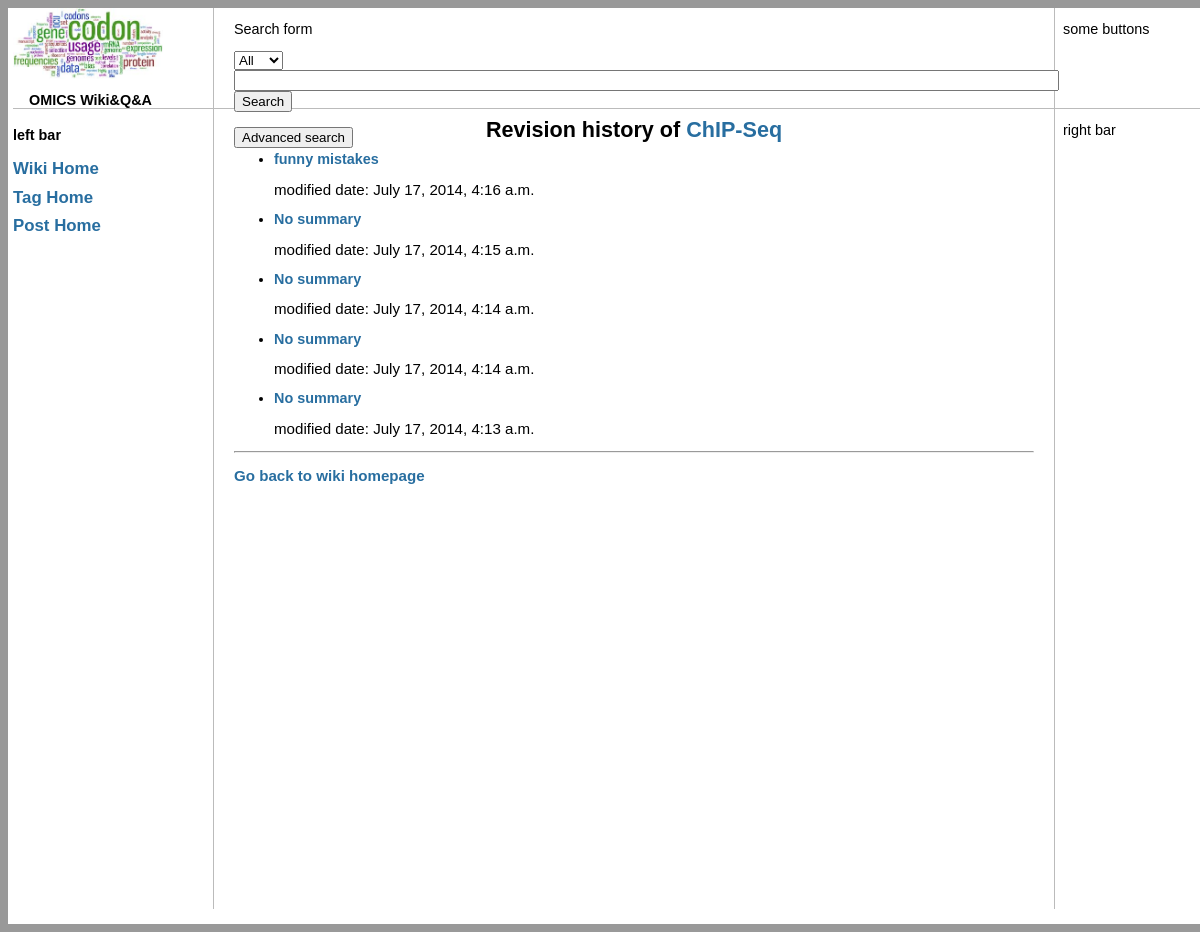
Page /wiki/3/history/ on the earlier database version.
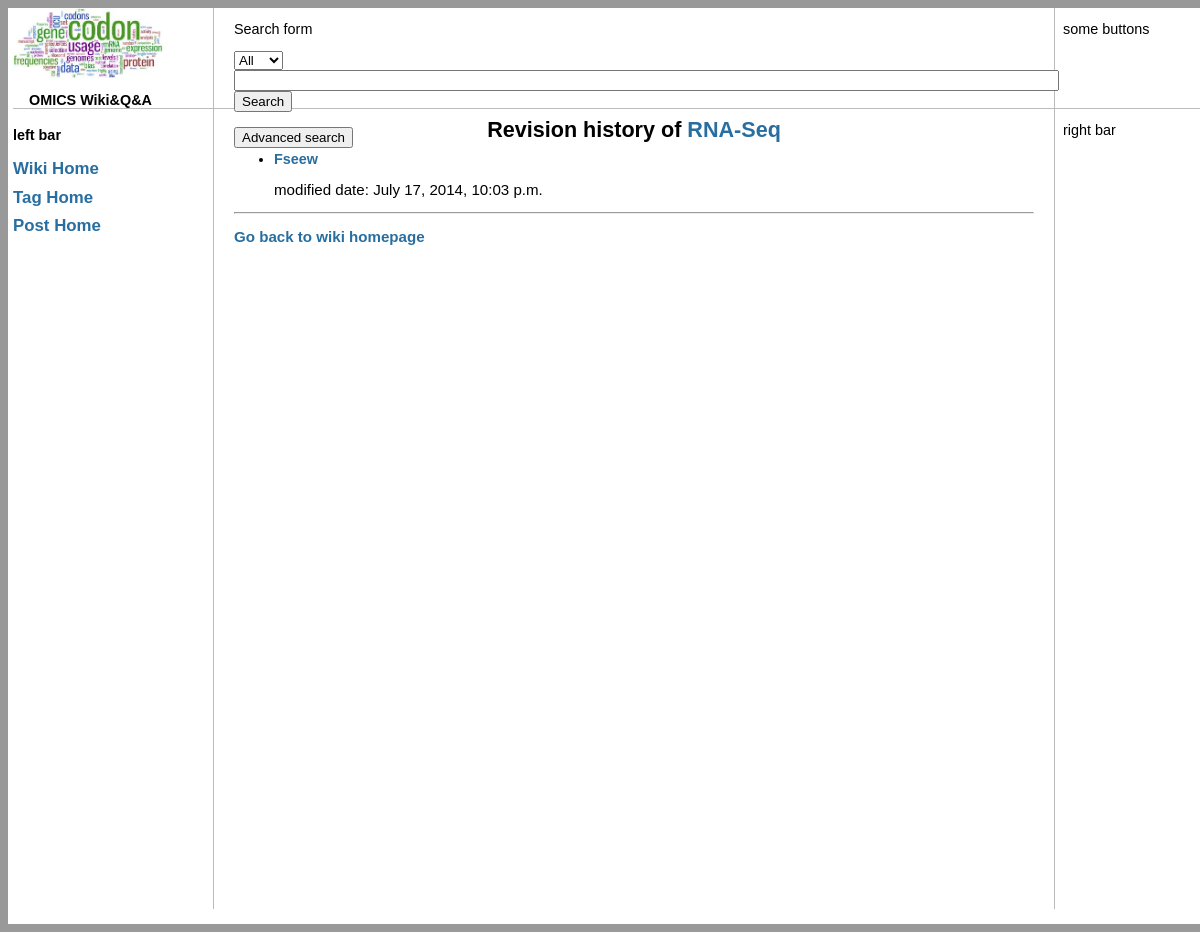
Same page on the later database version.
### wiki/models.py (models this page shows, shortened)
class PageRevision(models.Model):
    revision_number = models.IntegerField(_('revision number'), editable=False)
    revision_summary = models.TextField(_('revision summary'), blank=True)
    page = models.ForeignKey(Page, on_delete = models.CASCADE, verbose_name=_("page"))
    content = models.TextField(blank=True, verbose_name = _("page content"))
    modified_date = models.DateTimeField(auto_now=True, verbose_name=_("modified date"))
    class Meta:
        get_latest_by= 'revision_number'

class Page(models.Model):
    title = models.CharField(_("title"), max_length=255, unique=True)
    tags = models.ManyToManyField("tags.Tag",blank=True)
    current_revision = models.OneToOneField('PageRevision', blank=True, null=True, verbose_name=_('current revision'),
                                            related_name = "revision_page")

### wiki/views.py (the view)
# urls.py: url(r'^(?P<pk>\d+)/history/$', views.WikiHistory.as_view(), name='wiki-history'),
class WikiHistory(ListView):
    model = PageRevision
    template_name = "wiki/wiki_revision_history.html"
    context_object_name = "revision_list"
    def get_queryset(self):
        return PageRevision.objects.filter(page = self.kwargs['pk']).order_by('-modified_date')

### templates/wiki/wiki_revision_history.html
{% extends 'base.html' %}
{% block content %}
<h1> Revision history of <a href = "{% url 'wiki:wiki-detail' revision_list.0.page.id %}"> {{revision_list.0.page.title}} </a> </h1>
{% if revision_list %}
<ul>
{% for revision in revision_list %}
<li>
    <a href= "{% url 'wiki:wiki-diff' revision.id %}" >{{ revision.revision_summary|default:"Ooops, no summary." }} </a>
    <p> modified date: {{revision.modified_date }} </p>
</li>
{% endfor %}
</ul>
{% else %}
<p> no revision history available </p>
{% endif %}
<hr>
<p> <a href = "{% url 'wiki:wiki-index' %}"> Go back to wiki homepage</a> </p>
{% endblock content %}

### templates/base.html (shortened to what this page needs)
<html>
<head>
{% load staticfiles %}
<link rel="stylesheet" type="text/css" href="{% static 'base.css' %}" />
</head>
<body>
<div id = "container">
    <div id = "header">
        <div id = "logo">
        <img src = "{% static 'OMICS.jpeg' %}" alt="Logo missing" width = "150" >
        <p><strong> &nbsp&nbsp&nbsp OMICS Wiki&Q&A </strong></p>
        </div>
        <div id = "search_bar">
        <p> Search form </p>
        <form action="" method="post">
            <select name = "search_field">
                <option value ="All"> All </option>
            </select>
            <input type="text" size=100 name="search_text">
            <input type="submit" value="Search">
	</form>
        <button type="button"> Advanced search </button>
        </div>
        <div id = "some_buttons" >
        <p> some buttons </p>
        </div>
    </div>
    <div id = "middle">
        <div id = "left_bar">
        <h4> left bar</h4>
        <h3> <a href= "{% url 'wiki:wiki-index' %}" > Wiki Home </a> <br><br>
        <a href= "{% url 'tags:tag-index' %}" > Tag Home </a> <br><br>
        <a href= "{% url 'posts:post-index' %}" > Post Home </a> <br><br>
        </h3>
        </div>
        <div id = "content">
        {% block content %}{% endblock content %}
        </div>
        <div id = "right_bar">
        <p> right bar</p>
        </div>
    </div>
</div>
</body>
</html>

### static/base.css (style rules this page uses)
body { background-position:center; background-color:#999999; font-family:Verdana,Tahoma,Arial,sans-serif; font-size:0.9em; line-height:100%; }
h1 { font-size:1.5em; text-align:center; }
a { background-color:inherit; color:#286ea0; font-weight:600; text-decoration:none; }
#container { width:1200px; background-color:#ffffff; margin:0px auto auto auto; padding: 0px 5px 5px 5px; border:0; }
#header { height:100px; width:1200px; }
#logo { height:100px; width:200px; float:left; padding:0px; }
#search_bar { border-left:1px solid #BBBBBB; border-right:1px solid #BBBBBB; height:100px; width:800px; float: left; padding:0px; padding-left: 20px; padding-right: 20px; }
#some_buttons { height:100px; width:150px; float:right; padding:0px; }
#middle { margin:0px auto auto auto; border-top:1px solid #BBBBBB; }
#left_bar { background-color:#FFFFFF; width:200px; float:left; padding:0px; margin-bottom:10px; }
#content { border-left:1px solid #BBBBBB; border-right:1px solid #BBBBBB; min-height: 800px; width:800px; float:left; padding-left: 20px; padding-right: 20px; margin-bottom:10px; }
#content p { line-height:100%; font-size:1.05em; }
#right_bar { background-color:#FFFFFF; width:150px; float:right; padding:0px; margin-bottom:10px; }

Differences in the rows shown:
removed PageRevision: page.title "ChIP-Seq", revision_summary "funny mistakes", modified_date "July 17, 2014, 4:16 a.m."
removed PageRevision: revision_summary "No summary", modified_date "July 17, 2014, 4:15 a.m."
removed PageRevision: revision_summary "No summary", modified_date "July 17, 2014, 4:14 a.m."
removed PageRevision: revision_summary "No summary", modified_date "July 17, 2014, 4:14 a.m."
removed PageRevision: revision_summary "No summary", modified_date "July 17, 2014, 4:13 a.m."
now on this page (row edited): PageRevision: page.title "RNA-Seq", revision_summary "Fseew", modified_date "July 17, 2014, 10:03 p.m."
